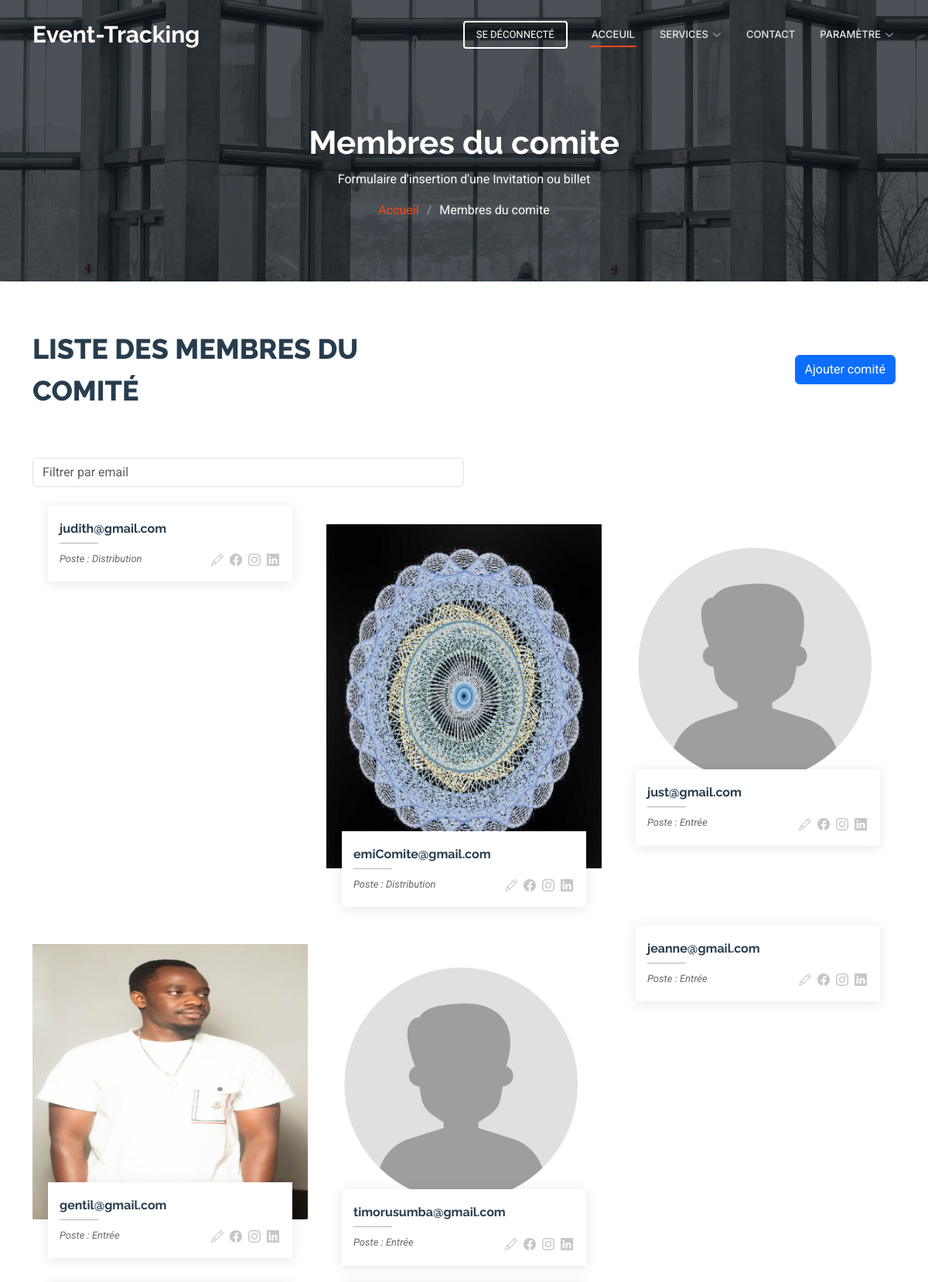
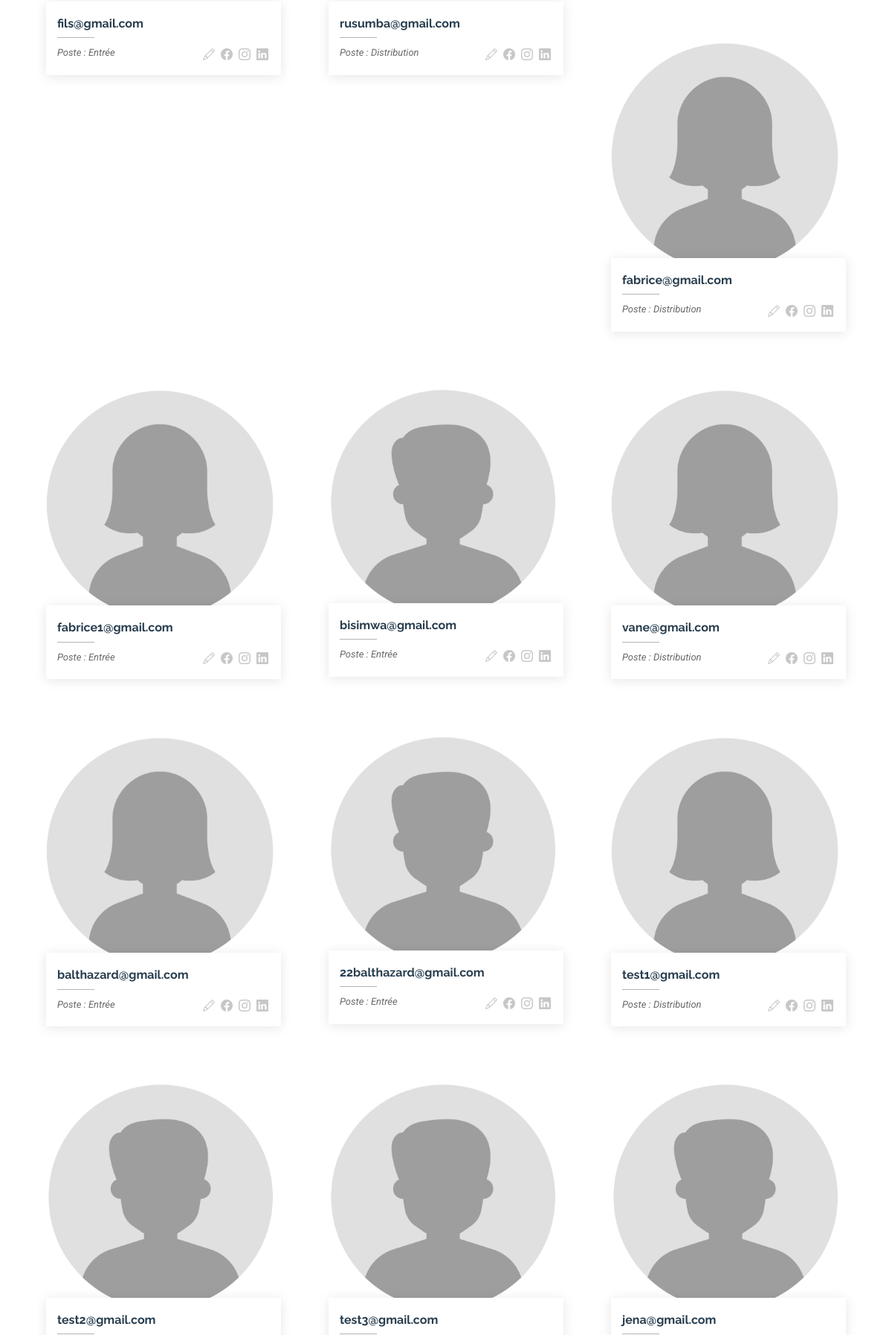
The app's page /pages/liste-comites.php (signed in, upper part) with its own data (2 pictures, top to bottom).
### tables this page shows
CREATE TABLE `comite_organisateur` (
  `id_inviter` int(11) NOT NULL,
  `id_utl_inviter_fk` int(11) NOT NULL,
  `id_niveau_inv_fk` int(11) DEFAULT NULL,
  `id_event_cm_fk` int(11) DEFAULT NULL,
  `nom_inviter` varchar(255) NOT NULL,
  `sexe_inviter` varchar(100) NOT NULL,
  `tel_inviter` varchar(100) NOT NULL,
  `poste_inviter` varchar(100) DEFAULT NULL,
  `image_inviter` varchar(255) NOT NULL,
  `email_inviter` varchar(100) DEFAULT NULL,
  `id_ops_update_cmt` int(11) DEFAULT NULL,
  `password_inviter` varchar(255) DEFAULT NULL,
  `control_deleted` varchar(100) NOT NULL DEFAULT 'no_deleted',
  `date_enreg_inviter` datetime NOT NULL DEFAULT current_timestamp(),
  `is_actif_inviter` varchar(50) NOT NULL DEFAULT 'active'
);

### functions.php (called while the page is built, shortened)
<?php
	function checkRole($aut_role)
	{
		if(isset($_SESSION['niveau']) && in_array($_SESSION['niveau'], $aut_role))
		{
			return true;
		}else
		{
			return false;
		}
	}
	function lsAllcomite($id)
	{
		$conn = Connexion::connect();
		$sql = "SELECT * FROM comite_organisateur c LEFT JOIN utilisateurs u ON c.id_utl_inviter_fk = u.id_utl
		INNER JOIN evenements e ON c.id_event_cm_fk = e.id_env
		INNER JOIN type_evenement t ON t.id_typ_even = e.id_type_envent_fk
		WHERE c.id_utl_inviter_fk = :id AND c.control_deleted = 'no_deleted'";
		$query = $conn->prepare($sql);
		$query->bindParam(':id',$id,PDO::PARAM_INT);
		$query->execute();
		return $result = $query->fetchAll(PDO::FETCH_ASSOC);
	}
?>

### pages/liste-comites.php (the view, shortened to what this page needs)
<?php
	include "header.php";
?>
<main class="main">
  <?php pagetitleMain('Membres du comite','Formulaire d\'insertion d\'une Invitation ou billet')?>
    <section id="team" class="team section ">
      <div class="container section-title" data-aos="fade-up">
        <div class="row justify-content-between align-items-center">
      	   <div class="col-lg-6">
      	     <p>Liste des membres du comité</p>
            </div>
            <div class="col-lg-4 text-end">
      	       <?php btnAddComite()?>
            </div>
        </div>
      </div>
      <div class="container">
        <div lang="row m-5">
          <div class="col-lg-6" data-aos="fade-up" data-aos-deplay="100">
            <input type="text" id="emailFilter" class="form-control" placeholder="Filtrer par email">
            <br><br>
          </div>
        </div>
        <div class="row gy-5">
        <?php
        $data = lsAllcomite($_SESSION['id_user']);
       	foreach ($data as $aff) {
          if(empty($aff['image_inviter'])){
            if($aff['sexe_inviter'] == 'femme')
            {
              $imageSource = '../assets/img/photoProfil/default_girls.jpg';
            }else{
              $imageSource = '../assets/img/photoProfil/default_man.jpg';
            }
          }else{
            $imageSource = '../assets/img/photoProfil/'.$aff['image_inviter'];
          }
          ?>
       		<div class="col-lg-4 col-md-6" data-aos="fade-up" data-aos-delay="100">
            <div class="member">
              <div class="pic"><img src="<?=$imageSource?>" class="img-fluid" alt=""></div>
              <div class="member-info">
                <h4><?=$aff['email_inviter']?></h4>
                <?php
                if($aff['nom_evenement'] == 'fete'){
                	if($aff['poste_inviter'] == 'vente'){
                		echo "<span>Poste : Distribution</span>";
                	}elseif ($aff['poste_inviter'] == 'porte') {
                		echo "<span>Poste : Entrée</span>";
                	}
                }else{
                	if($aff['poste_inviter'] == 'vente'){
                		echo "<span>Poste : Vente</span>";
                	}elseif ($aff['poste_inviter'] == 'porte') {
                		echo "<span>Poste : Entrée</span>";
                	}
                }
                ?>
                <div class="social">
                  <a href="form-modification?view=comite&verif=<?=$aff['id_inviter']?>'"><i class="bi bi-pencil" title="modification"></i></a>
                  <a href=""><i class="bi bi-facebook"></i></a>
                  <a href=""><i class="bi bi-instagram"></i></a>
                  <a href=""><i class="bi bi-linkedin"></i></a>
                </div>
              </div>
            </div>
          </div>
       	<?php } ?>
        </div>
      </div>
    </section>
  </main>
  <?php
  include 'footer.php';
?>

### pages/header.php (shortened to what this page needs)
<?php
  include '../functions.php';
  include 'funnctions_acces.php';
?>
<!DOCTYPE html>
<html lang="fr">
<head>
  <link href="../assets/vendor/bootstrap/css/bootstrap.min.css" rel="stylesheet">
  <link href="../assets/vendor/bootstrap-icons/bootstrap-icons.css" rel="stylesheet">
  <link href="../assets/vendor/aos/aos.css" rel="stylesheet">
  <link href="../assets/vendor/glightbox/css/glightbox.min.css" rel="stylesheet">
  <link href="../assets/vendor/swiper/swiper-bundle.min.css" rel="stylesheet">
  <link href="../assets/css/main.css" rel="stylesheet">
</head>
<body class="index-page">
  <header id="header" class="header d-flex align-items-center fixed-top">
    <div class="container-fluid container-xl position-relative d-flex align-items-center">
      <a href="index.html" class="logo d-flex align-items-center me-auto">
        <h1 class="sitename">Event-Tracking</h1>
      </a>
      <nav id="navmenu" class="navmenu">
        <ul>
          <li><a href="dashboard" class="active">Acceuil</a></li>
          <li class="dropdown"><a href="#"><span>services</span> <i class="bi bi-chevron-down toggle-dropdown"></i></a>
          </li>
          <li><a href="#contact">Contact</a></li>
          <?php if(checkRole(['LEVEL_1','LEVEL_NIV4'])){?>
          <li class="dropdown"><a href="#"><span>Paramètre</span> <i class="bi bi-chevron-down toggle-dropdown"></i></a>
          </li>
        <?php }?>
        </ul>
      </nav>
      <a class="cta-btn" href="../deconnexion">Se déconnecté</a>
    </div>
  </header>

### pages/funnctions_acces.php (shortened to what this page needs)
<?php
	function btnAddComite(){
		if(checkRole(['LEVEL_1','LEVEL_NIV4'])){
		echo '<a href="form-comite" class="btn btn-primary">Ajouter comité </a>';
	}
	}
	function pagetitleMain($page,$texte)
	{
		echo '<main class="main">
			    <div class="page-title dark-background" data-aos="fade" style="background-image: url(../assets/img/page-title-bg.webp);">
			      <div class="container position-relative">
			        <h1>'.$page.'</h1>
			        <p>'.$texte.'</p>
			        <nav class="breadcrumbs">
			          <ol>
			            <li><a href="dashboard">Accueil</a></li>
			            <li class="current">'.$page.'</li>
			          </ol>
			        </nav>
			      </div>
			    </div>';
	}
?>

### pages/footer.php (shortened to what this page needs)
</body>
</html>

### records on screen
comite_organisateur: email_inviter "judith@gmail.com", poste_inviter "Poste : Distribution"
comite_organisateur: image_inviter (picture), email_inviter "emiComite@gmail.com", poste_inviter "Poste : Distribution"
comite_organisateur: email_inviter "just@gmail.com", poste_inviter "Poste : Entrée"
comite_organisateur: image_inviter (picture), email_inviter "gentil@gmail.com", poste_inviter "Poste : Entrée"
comite_organisateur: email_inviter "timorusumba@gmail.com", poste_inviter "Poste : Entrée"
comite_organisateur: email_inviter "jeanne@gmail.com", poste_inviter "Poste : Entrée"
comite_organisateur: email_inviter "fils@gmail.com", poste_inviter "Poste : Entrée"
comite_organisateur: email_inviter "rusumba@gmail.com", poste_inviter "Poste : Distribution"
comite_organisateur: email_inviter "fabrice@gmail.com", poste_inviter "Poste : Distribution"
comite_organisateur: email_inviter "fabrice1@gmail.com", poste_inviter "Poste : Entrée"
comite_organisateur: email_inviter "bisimwa@gmail.com", poste_inviter "Poste : Entrée"
comite_organisateur: email_inviter "vane@gmail.com", poste_inviter "Poste : Distribution"
comite_organisateur: email_inviter "balthazard@gmail.com", poste_inviter "Poste : Entrée"
comite_organisateur: email_inviter "22balthazard@gmail.com", poste_inviter "Poste : Entrée"
comite_organisateur: email_inviter "test1@gmail.com", poste_inviter "Poste : Distribution"
comite_organisateur: email_inviter "test2@gmail.com"
comite_organisateur: email_inviter "test3@gmail.com"
comite_organisateur: email_inviter "jena@gmail.com"

### other values on screen
$page "Membres du comite"
$texte "Formulaire d'insertion d'une Invitation ou billet"
